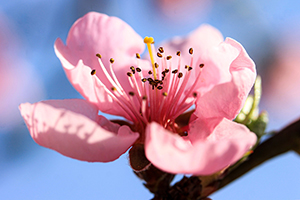
#> input picture Our_tries/Aya/1.jpg, 300 x 200 px
$ python -i filters_edges.py   (imports and definitions only)
#> lines starting #> are read from the running program, lines starting #| are printed output that depends on the picture
import numpy as np
import cv2
from scipy.signal import convolve2d
from PyQt5 import QtGui
QPixmap = QtGui.QPixmap


def convv(img,kernel_size,kernel_type):
    """
    Apply convolution operation to the image.
    Args:
        img (numpy.ndarray): The input image.
        kernel_size (int): The size of the kernel.
        kernel_type (numpy.ndarray): The convolution kernel.
    Returns:
        filtered_img(numpy.ndarray): The final filtered image.
    """
    padded_img = np.pad(img, ((kernel_size//2, kernel_size//2), (kernel_size//2, kernel_size//2)), mode='constant')
    filtered_img = np.zeros_like(img, dtype=np.float32)
    for i in range(img.shape[0]):
        for j in range(img.shape[1]):
            filtered_img[i, j] = np.sum(kernel_type * padded_img[i:i+kernel_size, j:j+kernel_size])
    return filtered_img

# -----------------------------------------------------------------Gaussian Filter-------------------------------------------------------------------------
def gaussian_kernel(kernel_size, sigma):
    """
    Generate a Gaussian kernel.
    Args:
        kernel_size (int): The size of the kernel.
        sigma (float): The standard deviation of the Gaussian distribution.
    Returns:
        numpy.ndarray: The Gaussian kernel.
    """
    gaussian =np.zeros((kernel_size,kernel_size))
    kernel_size=kernel_size//2
    for x in range(-kernel_size,kernel_size+1):
        for y in range(-kernel_size,kernel_size+1):
            gaussian[x+kernel_size,y+kernel_size] = (1 / (2 * np.pi * sigma)) * np.exp(-(np.square(x) + np.square(y)) / (2 * np.square(sigma)))
    return gaussian

def gaussian_filter(img, kernel_size, sigma, is_gray=True):
    """
    Apply Gaussian filter to the image.
    Args:
        img (numpy.ndarray): The input image.
        kernel_size (int): The size of the Gaussian kernel.
        sigma (float): The standard deviation of the Gaussian distribution.
        is_gray (bool, optional): Whether the image is grayscale. Defaults to True.
    Returns:
        filtered_img (numpy.ndarray): The gaussian filtered image.
    """
    if is_gray:
        filtered_img = convv(img, kernel_size, gaussian_kernel(kernel_size, sigma))
        return filtered_img
    else:
        b, g, r = cv2.split(img)
        b_filtered = convv(b, kernel_size, gaussian_kernel(kernel_size, sigma))
        g_filtered = convv(g, kernel_size, gaussian_kernel(kernel_size, sigma))
        r_filtered = convv(r, kernel_size, gaussian_kernel(kernel_size, sigma))
        filtered_img = cv2.merge((b_filtered, g_filtered, r_filtered))
        return filtered_img.astype(np.uint8)
# -----------------------------------------------------------------Average Filter-------------------------------------------------------------------------

# [50 lines left out: functions avg_filter, median_filter, not called in this run]
# ----------------------------------------------------------------------------------------------------------------------------------------------------------------------
# -------------------------------------------------------------------------Edges----------------------------------------------------------------------------------------

def apply_kernel(img: np.ndarray, horizontal_kernel: np.ndarray, vertical_kernel: np.ndarray, is_gray: bool = True, return_edge: bool = False):
    """
    Apply the given horizontal and vertical kernels to the image for edge detection.
    Parameters:
        img (np.ndarray): The input image.
        horizontal_kernel (np.ndarray): The horizontal kernel for convolution.
        vertical_kernel (np.ndarray): The vertical kernel for convolution.
        is_gray (bool, optional): Indicates whether the image is grayscale. Defaults to True.
        return_edge (bool, optional): Whether to return the edges of image with magnitude of image. Defaults to False.
    Returns:
        mag (np.ndarray): The edge image after applying the kernels.
    """
    if is_gray:
        horizontal_edge = convolve2d(img, horizontal_kernel, mode='same', boundary='symm')
        vertical_edge = convolve2d(img, vertical_kernel, mode='same', boundary='symm')
    else:
        b, g, r = cv2.split(img)
        b_horizontal_edge = convolve2d(b, horizontal_kernel, mode='same', boundary='symm')
        b_vertical_edge = convolve2d(b, vertical_kernel, mode='same', boundary='symm')
        g_horizontal_edge = convolve2d(g, horizontal_kernel, mode='same', boundary='symm')
        g_vertical_edge = convolve2d(g, vertical_kernel, mode='same', boundary='symm')
        r_horizontal_edge = convolve2d(r, horizontal_kernel, mode='same', boundary='symm')
        r_vertical_edge = convolve2d(r, vertical_kernel, mode='same', boundary='symm')
        horizontal_edge = cv2.merge((b_horizontal_edge, g_horizontal_edge, r_horizontal_edge))
        vertical_edge = cv2.merge((b_vertical_edge, g_vertical_edge, r_vertical_edge))
    mag = np.sqrt(np.power(horizontal_edge, 2.0) + np.power(vertical_edge, 2.0))
    if return_edge:
        return mag, horizontal_edge, vertical_edge
    return mag

# -------------------------------------------------------------------------Prewitt Edges----------------------------------------------------------------------------------
# [28 lines left out: functions prewitt_edge, roberts_edge, not called in this run]

# -------------------------------------------------------------------------Sobel Edges----------------------------------------------------------------------------------
def sobel_edge(img: np.ndarray, is_gray: bool = True, get_magnitude: bool = True, get_direction: bool = False):
    """
    Apply Sobel edge detection to the image.
    Parameters:
        img (np.ndarray): The input image.
        is_gray (bool, optional): Indicates whether the image is grayscale. Defaults to True.
        get_magnitude (bool, optional): Whether to return the magnitude of gradients. Defaults to True.
        get_direction (bool, optional): Whether to return the direction of gradients. Defaults to False.
    Returns:
        Union[SobelEdges (np.ndarray), Tuple[np.ndarray, np.ndarray])]: The edge image or tuple of magnitude and direction.
    """
    horizontal = np.array([[-1, 0, 1], [-2, 0, 2], [-1, 0, 1]])
    vertical = np.flip(horizontal.T)
    sobel_edges, horizontal_edge, vertical_edge = apply_kernel(img, horizontal, vertical, is_gray, True)
    horizontal_edge = horizontal_edge[:-2, :-2]
    vertical_edge = vertical_edge[:-2, :-2]
    if not get_magnitude:
        return horizontal_edge, vertical_edge
    if get_direction:
        direction = np.arctan2(vertical_edge, horizontal_edge)
        return sobel_edges, direction
    return sobel_edges

# -------------------------------------------------------------------------Canny Edges----------------------------------------------------------------------------------
def canny_edge(img: np.ndarray,is_gray: bool = True):
    """
    Apply Canny edge detection to the image.
    Parameters:
        img (np.ndarray): The input image.
        is_gray (bool, optional): Indicates whether the image is grayscale. Defaults to True.
    Returns:
        CannyEdges (np.ndarray): The edge image after applying Canny edge detection.
    Note:
        The Canny edge detection algorithm is typically applied to grayscale
        images. If the input image is colored and 'is_gray' is set to False,
        it will be converted to grayscale internally before processing.
        The low and high thresholds for double thresholding are determined based
        on the maximum pixel intensity of the image. The low threshold is set to
        a percentage (0.02 by default) of the maximum intensity, while the high
        threshold is set to a percentage (0.5 by default) of the maximum intensity.
    """
    if not is_gray:
        img = cv2.cvtColor(img, cv2.COLOR_RGB2GRAY)
    # First Apply Gaussian Filter
    filtered_image = gaussian_filter(img, kernel_size=3, sigma=9)
    # Second Get Gradient Magnitude & Direction
    gradient_magnitude, gradient_direction = sobel_edge(filtered_image, get_magnitude=True, get_direction=True)
    # Third Apply Non-Maximum Suppression
    suppressed_image = non_maximum_suppression(gradient_magnitude, gradient_direction)
    low_ratio = 0.02
    high_ratio = 0.5
    high_threshold = img.max() * low_ratio
    low_threshold = high_threshold * high_ratio
    # Fourth Apply Double Thresholding
    thresholded_image = double_threshold(suppressed_image, low_threshold, high_threshold)
    # Fifth Apply hysteresis
    canny_edges = hysteresis(thresholded_image, 70, 255)
    return canny_edges


def non_maximum_suppression(gradient_magnitude: np.ndarray, gradient_direction: np.ndarray):
    """
    Perform non-maximum suppression on the gradient magnitude image.
    Parameters:
        gradient_magnitude (np.ndarray): The gradient magnitude image.
        gradient_direction (np.ndarray): The gradient direction image(in rad).
    Returns:
        suppressed_image (np.ndarray): The result image after non-maximum suppression.
    Note:
        It's the third step in canny edge detection algorithm
    """
    M, N = gradient_magnitude.shape
    suppressed_image = np.zeros(gradient_magnitude.shape)
    gradient_direction = np.rad2deg(gradient_direction)
    gradient_direction += 180
    for row in range(M):
        for col in range(N):
            try:
                direction = gradient_direction[row, col]
                # 0°
                if (0 <= direction < 22.5) or (337.5 <= direction <= 360):
                    before_pixel = gradient_magnitude[row, col - 1]
                    after_pixel = gradient_magnitude[row, col + 1]
                # 45°
                elif (22.5 <= direction < 67.5) or (202.5 <= direction < 247.5):
                    before_pixel = gradient_magnitude[row + 1, col - 1]
                    after_pixel = gradient_magnitude[row - 1, col + 1]
                # 90°
                elif (67.5 <= direction < 112.5) or (247.5 <= direction < 292.5):
                    before_pixel = gradient_magnitude[row - 1, col]
                    after_pixel = gradient_magnitude[row + 1, col]
                # 135°
                else:
                    before_pixel = gradient_magnitude[row - 1, col - 1]
                    after_pixel = gradient_magnitude[row + 1, col + 1]
                if gradient_magnitude[row, col]>= max(before_pixel,after_pixel):
                    suppressed_image[row, col] = gradient_magnitude[row, col]
            except IndexError as e:
                pass
    return suppressed_image

def double_threshold(image, LowThreshold, high_threshold):
    """
    Apply double thresholding to the image.
    Parameters:
        image (np.ndarray): The input image.
        LowThreshold (int): The low threshold value.
        high_threshold (int): The high threshold value.
    Returns:
        thresholded_image (np.ndarray): The result image after double thresholding.
    Note:
        It's the fourth step in canny edge detection algorithm
    """
    thresholded_image = np.zeros(image.shape)
    weak =70
    strong = 255
    strong_row, strong_col = np.where(image >= high_threshold)
    weakRow, weakCol = np.where((image <= high_threshold) & (image >= LowThreshold))
    thresholded_image[strong_row, strong_col] = strong
    thresholded_image[weakRow, weakCol] = weak
    return thresholded_image


def hysteresis(image, weak=70, strong=255):
    """
    Apply hysteresis thresholding to the image.
    Parameters:
        image (np.ndarray): The input image.
        weak (int, optional): The weak threshold value. Defaults to 70.
        strong (int, optional): The strong threshold value. Defaults to 255.
    Returns:
        image (np.ndarray): The result after hysteresis thresholding.
    Note:
        It's the final step in canny edge detection algorithm
    """
    M, N = image.shape
    for i in range(M):
        for j in range(N):
            if image[i, j]== weak:
                try:
                    if ((image[i-1,j] == strong) or (image[i + 1, j] == strong) or (
                            image[i, j - 1] == strong)
                            or (image[i, j + 1] == strong) or (image[i+1, j + 1] == strong)
                            or (image[i - 1, j - 1] == strong) or (image[i - 1, j-1] == strong) or (
                                    image[i - 1, j + 1] == strong)):
                        image[i, j] = strong
                    else:
                        image[i, j] = 0
                except IndexError as e:
                    pass
    return image

>>> import cv2
>>> picture = cv2.imread('1.jpg', cv2.IMREAD_GRAYSCALE)
#> picture: shape (200, 300); min 0, max 255, mean 158.7
>>> result = canny_edge(picture)
#> after the loop in convv, `for i in range(img.shape[0]):`:
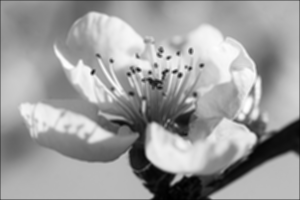
#> filtered_img: shape (200, 300) float32; min 0.035, max 40.15, mean 24.9; drawn with min black and max white
#> in apply_kernel, `mag = np.sqrt(np.power(horizontal_edge, 2.0) + np.power(vertical_edge,..`:
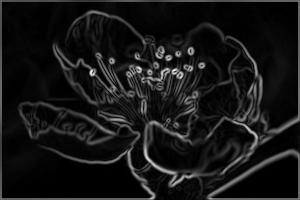
#> mag: shape (200, 300) float64; min 2.7e-06, max 99.97, mean 8.8; drawn with min black and max white
#> in sobel_edge, `horizontal_edge = horizontal_edge[:-2, :-2]`:
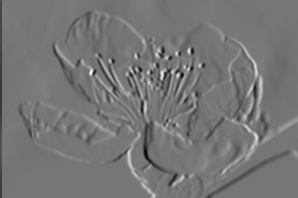
#> horizontal_edge: shape (198, 298) float64; min -78.43, max 89.99, mean -0.2; drawn with min black and max white
#> in sobel_edge, `vertical_edge = vertical_edge[:-2, :-2]`:
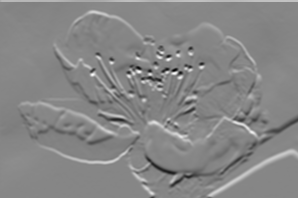
#> vertical_edge: shape (198, 298) float64; min -86.23, max 77.66, mean 0.3; drawn with min black and max white
#> in sobel_edge, `direction = np.arctan2(vertical_edge, horizontal_edge)`:
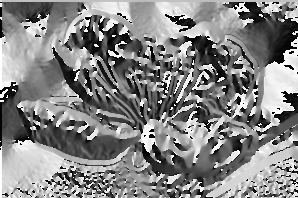
#> direction: shape (198, 298) float64; min -3.14, max 3.14, mean 0.142; drawn with min black and max white
#> after the loop in non_maximum_suppression, `for row in range(M):`:
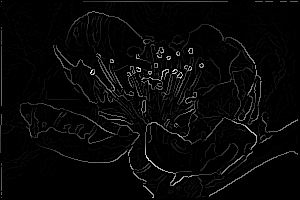
#> suppressed_image: shape (200, 300) float64; min 0, max 99.97, mean 2.9; drawn with min black and max white
#> in canny_edge, `high_threshold = img.max() * low_ratio`: high_threshold = 5.1
#> in canny_edge, `low_threshold = high_threshold * high_ratio`: low_threshold = 2.55
#> in double_threshold, `strong_row, strong_col = np.where(image >= high_threshold)`: strong_row = 6287 values from 1 to 197; strong_col = 6287 values, max 297 at index 176, min 0 at index 4369, mean 156.1
#> in double_threshold, `weakRow, weakCol = np.where((image <= high_threshold) & (image >= LowT..`: weakRow = 2110 values from 2 to 197; weakCol = 2110 values, max 297 at index 1549, min 2 at index 1384, mean 143.5
#> after the loop in hysteresis, `for i in range(M):`:
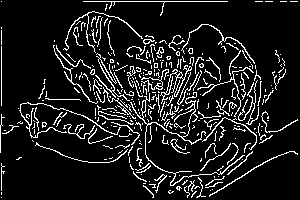
#> image: shape (200, 300) float64; 11.1% white in thin lines or dots
